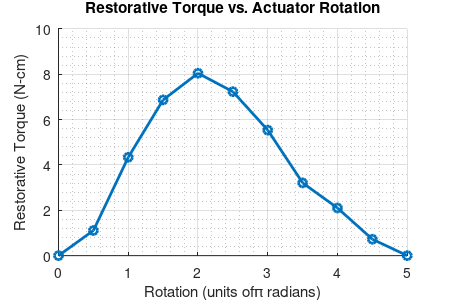
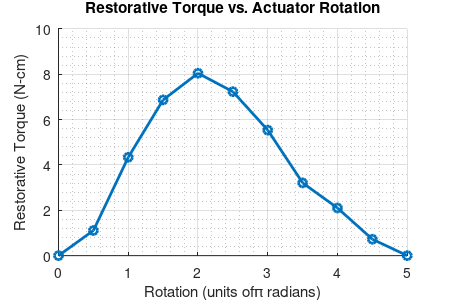
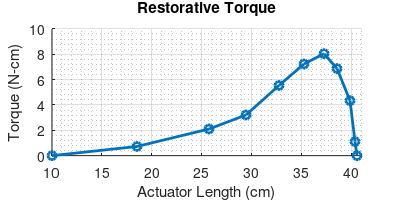
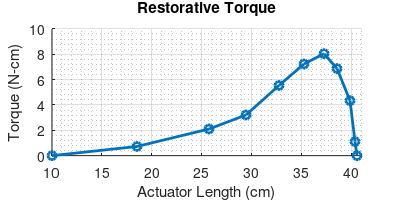

MATLAB code for these plots, in order:
% restorative_torque_experiment.m
% Restorative Torque Testing Experiment
% Copyright 2015 Andrew P. Sabelhaus, Kyle Zampaglione
% This file contains the data from the restorative torque tests,
% and plots that data.

clear all; close all; clc;

% Number of rotations for the actuator as turned by hand:
experimental_rotations = [0; 0.25; 0.5; 0.75; 1; 1.25; 1.5; 1.75; ...
                            2; 2.25; 2.5];
                        
% Pick out the number of datapoints we have, to make this script cleaner:
num_datapoints = size(experimental_rotations, 1);

% The test was performed five times.
% Here, each row is one test, and each column is angle of rotation.
experimental_torques = [
    0, 0.12, 0.43, 0.63, 0.71, 0.62, 0.47, 0.25, 0.21, 0.05, 0;
    0, 0.12, 0.37, 0.57, 0.70, 0.64, 0.49, 0.29, 0.17, 0.07, 0;
    0, 0.12, 0.37, 0.58, 0.72, 0.61, 0.50, 0.26, 0.18, 0.04, 0;
    0, 0.06, 0.37, 0.60, 0.70, 0.67, 0.48, 0.30, 0.17, 0.08, 0;
    0, 0.07, 0.38, 0.66, 0.73, 0.66, 0.51, 0.32, 0.20, 0.08, 0];

% Convert all these torques from inch-pounds to newton-centimeters:
lb_to_N = 4.44822;
lbf_in_to_N_cm = lb_to_N * 2.54;
experimental_torques_si = experimental_torques .* lbf_in_to_N_cm;

% Pick out the number of tests we did for ease later:
num_tests = size(experimental_torques_si, 1);

% Calculate the averages for each angle of rotation:
avg_torques = sum(experimental_torques_si) ./ num_tests;

% Length data were re-used from the displacement experiment:
experimental_lengths = [40.5; 40.3; 39.8; 38.5; 37.2; 35.2; 32.7; ...
                        29.4; 25.7; 18.5; 10];
                    
%% Create two plots: torque vs. rotations, torque vs. lengths.

% First, rotations.
RotationsFigureHandle = figure;
hold on
%set(gca,'FontSize',11);
set(RotationsFigureHandle,'Position',[100,100,450,300]);
set(RotationsFigureHandle,'PaperPosition',[1,1,4.5,3]);

% 2016-04-29: changed x-axis units from rotations to radians (pi rad.)
% x-axis is now "pi rad." For example, "2" is "2pi"
experimental_rotations = experimental_rotations .* 2;

title('Restorative Torque vs. Actuator Rotation')
xlabel('Rotation (units of\pi radians)')
ylabel('Restorative Torque (N-cm)')
plot(experimental_rotations,avg_torques,'o-','LineWidth',2);
grid on;
grid minor;

% Save images
% Create the filenames for both images
save_path_base = '../img/restorative_torque_experiment_rotations';
save_fullpath_fig = strcat(save_path_base, '.fig');
save_fullpath_eps = strcat(save_path_base, '.eps');

% Uncomment the lines below to save.
savefig(save_fullpath_fig);
print(save_fullpath_eps,'-depsc')

hold off;

% Then, plot torque vs. lengths.
LengthsFigureHandle = figure;
hold on
%set(gca,'FontSize',11);
%set(LengthsFigureHandle,'Position',[100,100,450,300]);
%set(LengthsFigureHandle,'PaperPosition',[1,1,4.5,3]);
set(LengthsFigureHandle,'Position',[100,100,400,200]);
set(LengthsFigureHandle,'PaperPosition',[1,1,4,2]);

%title('Restorative Torque vs. Actuator Length')
title('Restorative Torque')
xlabel('Actuator Length (cm)')
%ylabel('Restorative Torque (N-cm)')
ylabel('Torque (N-cm)')
plot(experimental_lengths,avg_torques,'o-','LineWidth',2);
grid on;
grid minor;
xlim([10,41]);

% Save images
% Create the filenames for both images
save_path_base = '../img/restorative_torque_experiment_lengths';
save_fullpath_fig = strcat(save_path_base, '.fig');
save_fullpath_eps = strcat(save_path_base, '.eps');

% Uncomment the lines below to save.
savefig(save_fullpath_fig);
print(save_fullpath_eps,'-depsc')
